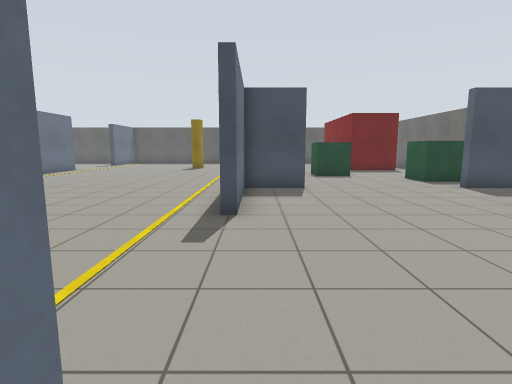
View 1 (above)

19 first-person views from a walk through a world built for the Gazebo simulator. The camera is 1.2 m above the floor, tilts 8° down and sees 80° across. The floor is counted in squares, 1 m on a side. Each view is taken from the middle of a square. On the plan, view 1 faces up. The plan holds only what a view shows up to about 13 squares ahead; the rest is blank. Robots are left out.

View 2
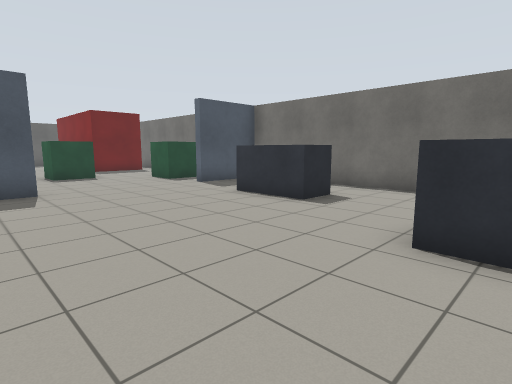

View 3
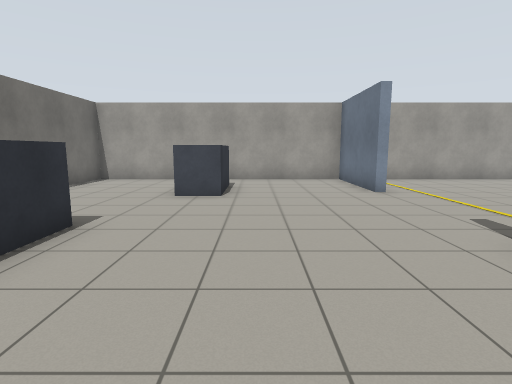

View 4
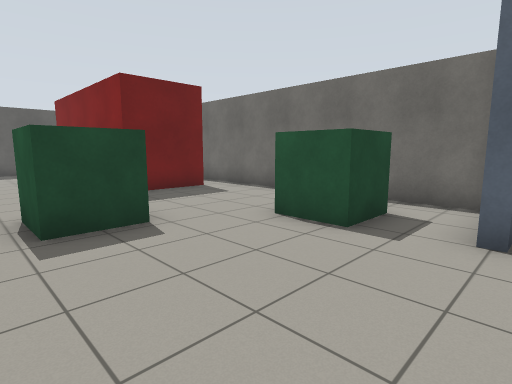

View 5
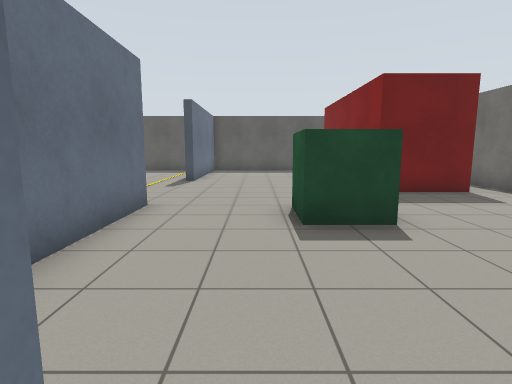

View 6
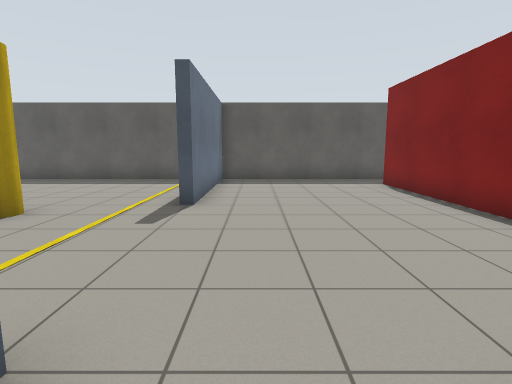

View 7
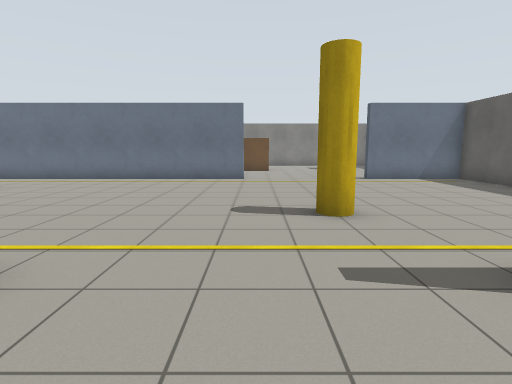

View 8
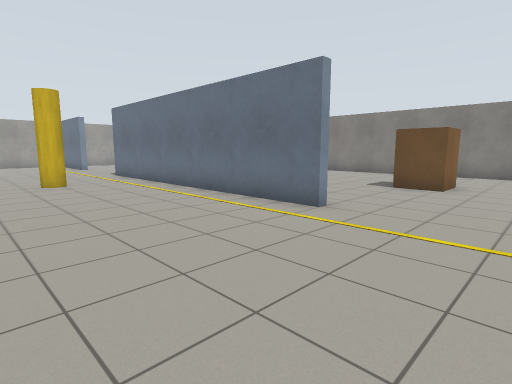

View 9
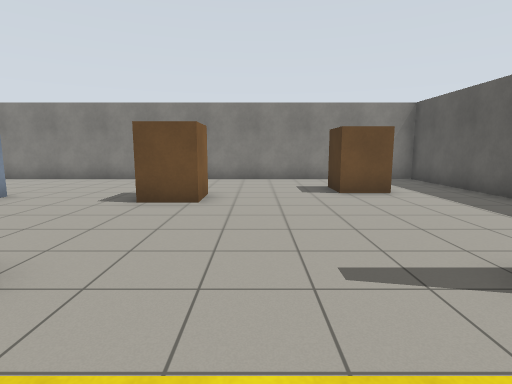

View 10
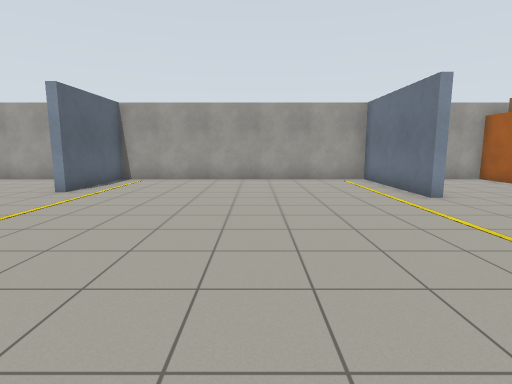

View 11
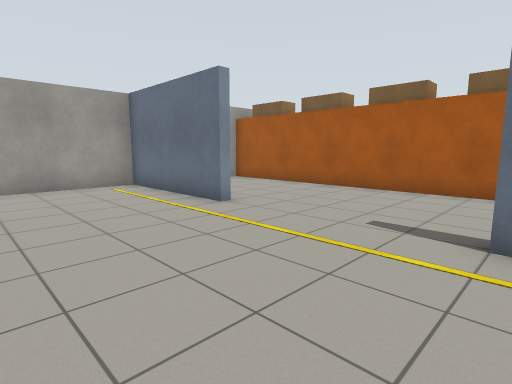

View 12
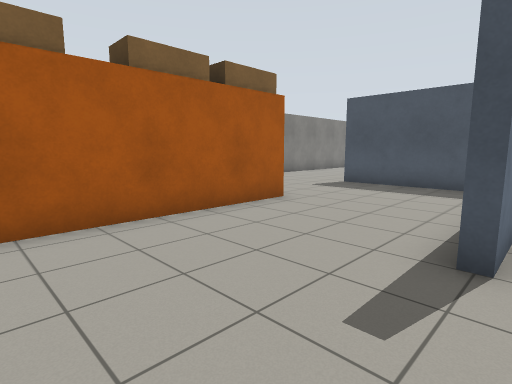

View 13
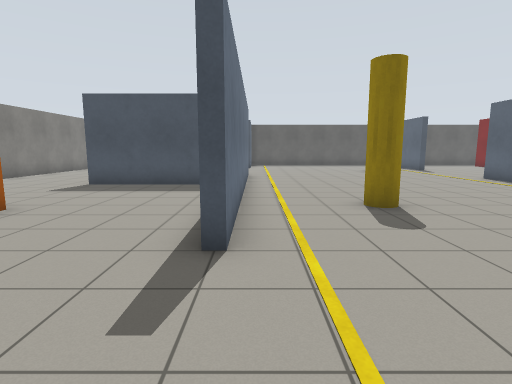

View 14
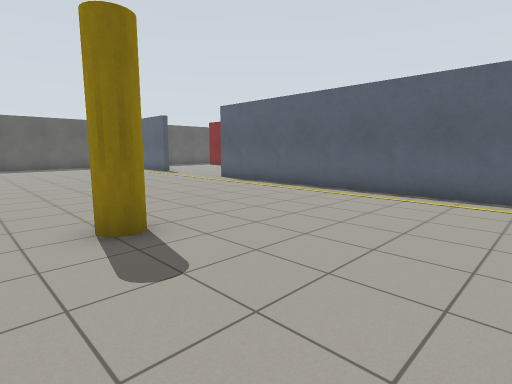

View 15
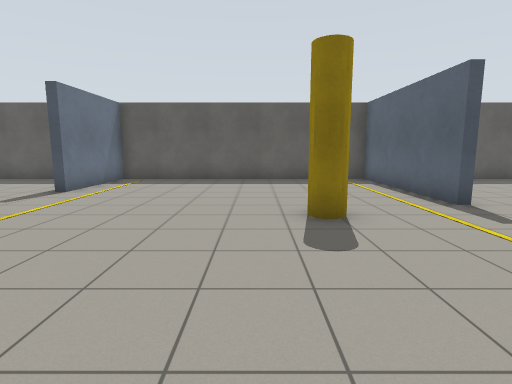

View 16
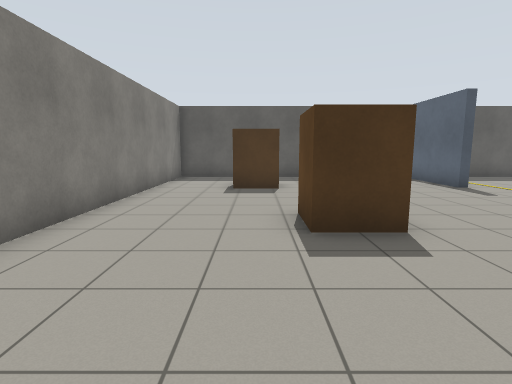

View 17
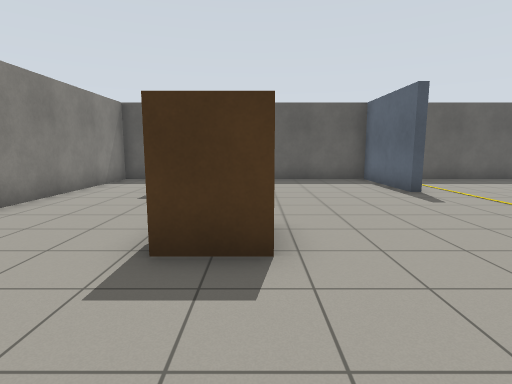

View 18
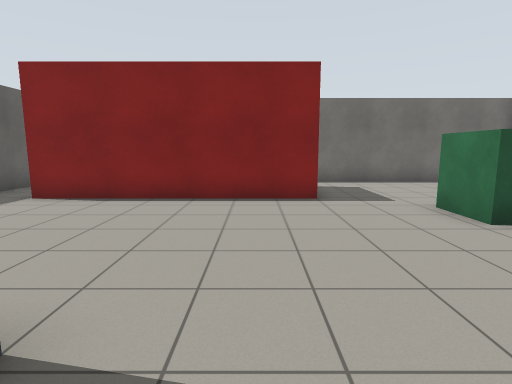

View 19
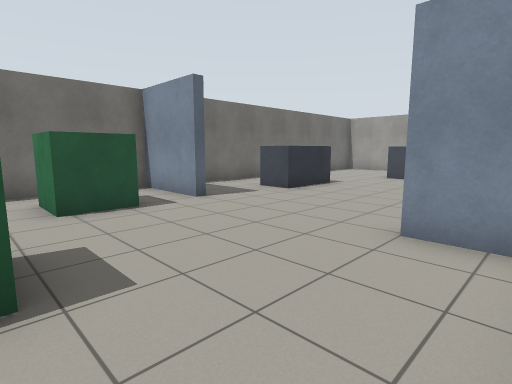

### Floor plan
Key: @ floor where view 1 was taken; # wall or solid block; . floor; C crate; B grey box; R red box; P pillar; A pallet.
Columns run from 20 left of view 1 to 10 right of it. Each row starts with its distance up from view 1.
 26 #############################
 25 #........#.........#.......
 24 #........#.........#......R
 23 #..A.....#.........#......R
 22 #..................#......R
 21 #..................#......R
 20 #...............P.........R
 19 #...............P.........R  .#
 18 #...AA....................RRR.#
 17 #........#....................#
 16 #........#....................#
 15 #....... #.........#...CC.....#
 14 #.....   #.........#...CC.....#
 13 #....#####.........#..........#
 12 #........#.........#.......CC.#
 11 #. ......#.........#.......C..#
 10 #   .....#...P.....#..........#
  9      #...#...P.....###.....####
  8      #...#.........#..........#
  7      #...#.........#..........#
  6      #.............#......BB..#
  5      #....................BB..#
  4      #........................#
  3      #........................#
  2      #....................... #
  1      #...#..............BB... #
  0      #...#.........#@...B ... #
 -1      #...#.........#....B ....#
 -2      #.. #.........#..... ....#
 -3      #.  #.........#..... ....#
 -4      ##  ######################

Where each view was taken, in squares from view 1:
view 1: 0 up, 0 right, facing up
view 2: 0 up, 0 right, facing up-right
view 3: 9 up, 3 right, facing down
view 4: 9 up, 2 right, facing up-right
view 5: 9 up, 2 right, facing up
view 6: 14 up, 1 right, facing up
view 7: 18 up, 2 right, facing left
view 8: 21 up, 5 left, facing down-left
view 9: 20 up, 8 left, facing left
view 10: 9 up, 6 left, facing down
view 11: 7 up, 6 left, facing down-left
view 12: 3 up, 10 left, facing up-left
view 13: 3 up, 10 left, facing up
view 14: 5 up, 9 left, facing up-right
view 15: 14 up, 5 left, facing up
view 16: 13 up, 17 left, facing up
view 17: 14 up, 15 left, facing up
view 18: 19 up, 2 left, facing right
view 19: 14 up, 0 right, facing down-right
